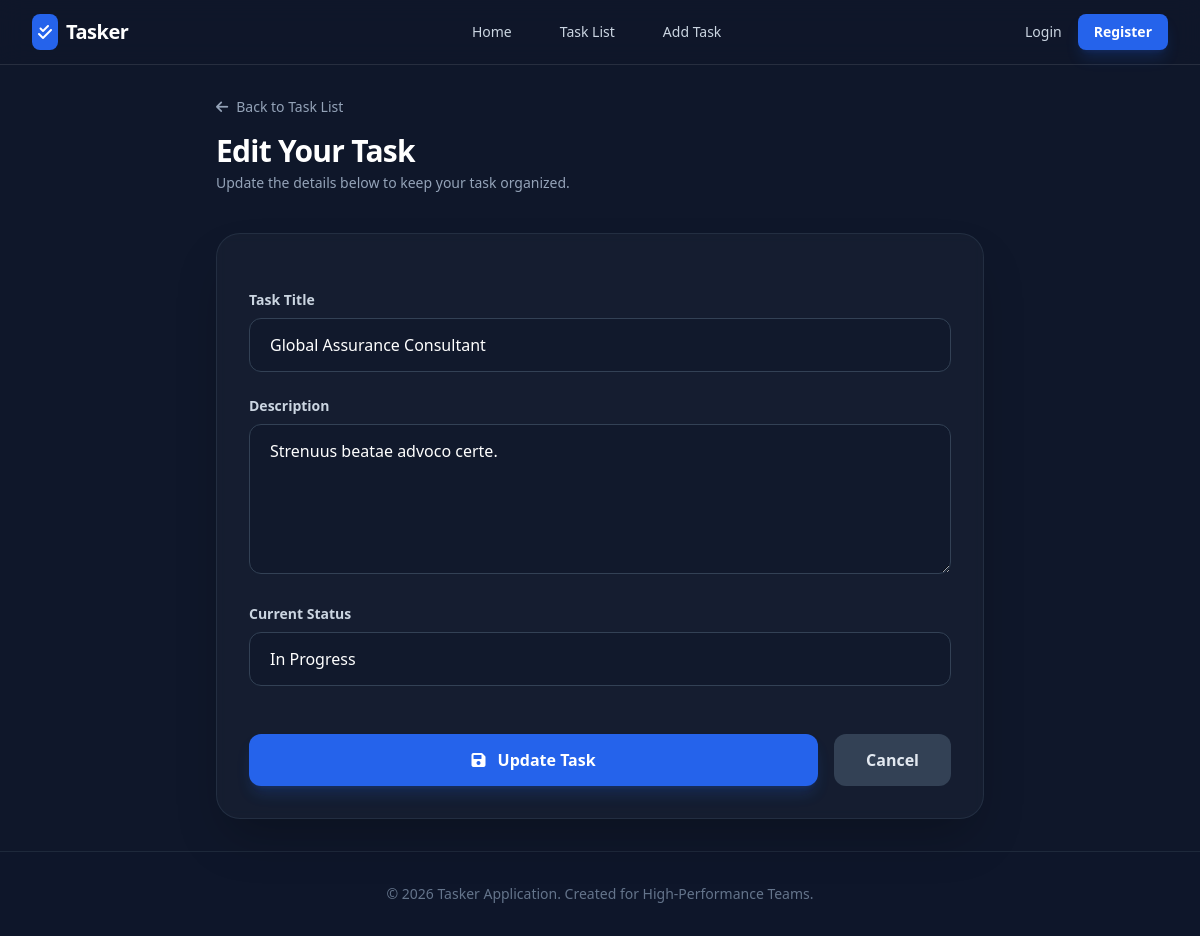
Page /edit-task/1/ on the earlier database version.
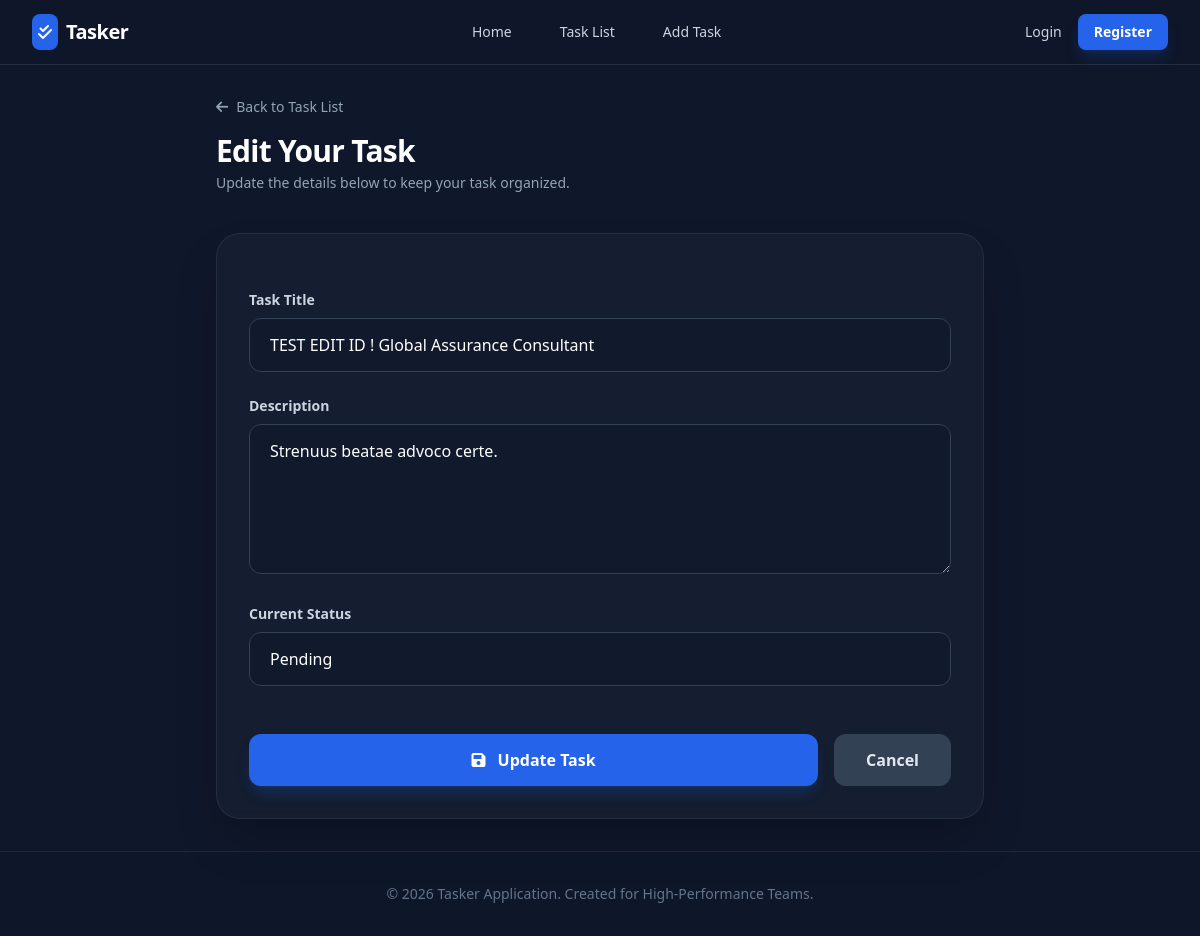
Same page on the later database version.
### tasks/models.py (models this page shows)
class ToDoModel(models.Model):
    title = models.CharField(max_length=120)
    description = models.CharField(max_length=120)
    status_type = [
        ("Pending", "Pending"),
        ("InProgress", "InProgress"),
        ("Completed", "Completed"),
    ]
    status = models.CharField(choices=status_type, max_length=20)
    deadline = models.DateField( null=True, blank=True)

### tasks/views.py (the view, shortened to what this page needs)
# urls.py: path("edit-task/<str:edit_id>/", edit_task, name="edit_task"),
def edit_task(request, edit_id):
    edited_task=ToDoModel.objects.get(id=edit_id)
    dataPack ={
        'task':edited_task
    }
    return render(request, "edit_task.html", dataPack)

### tasks/templates/edit_task.html (shortened to what this page needs)
{% extends 'master/base.html' %}
{% block content %}
<div class="max-w-3xl mx-auto">
    <div class="mb-10">
        <a href="{% url 'task_list_page' %}" class="text-slate-400 hover:text-blue-400 text-sm font-medium flex items-center transition-colors mb-4">
            <i class="fas fa-arrow-left mr-2"></i> Back to Task List
        </a>
        <h1 class="text-3xl font-extrabold text-white tracking-tight">Edit Your Task</h1>
        <p class="text-slate-400 mt-1 text-sm">Update the details below to keep your task organized.</p>
    </div>
    <div class="bg-slate-800/40 border border-slate-700/50 rounded-3xl p-8 shadow-2xl backdrop-blur-sm">
        <form method="POST" action="{% url 'edit_task' task.id %}" class="space-y-6">
            <div>
                <label for="title" class="block text-sm font-semibold text-slate-300 mb-2">Task Title</label>
                <input type="text" name="title" id="title" value="{{ task.title }}" required
                       class="w-full px-5 py-3.5 bg-slate-900/50 border border-slate-700 rounded-xl text-white focus:outline-none focus:border-blue-500 focus:ring-2 focus:ring-blue-500/20 transition-all placeholder:text-slate-600">
            </div>
            <div>
                <label for="description" class="block text-sm font-semibold text-slate-300 mb-2">Description</label>
                <textarea name="description" id="description" rows="5" required
                          class="w-full px-5 py-3.5 bg-slate-900/50 border border-slate-700 rounded-xl text-white focus:outline-none focus:border-blue-500 focus:ring-2 focus:ring-blue-500/20 transition-all placeholder:text-slate-600">{{ task.description }}</textarea>
            </div>
            <div>
                <label for="status" class="block text-sm font-semibold text-slate-300 mb-2">Current Status</label>
                <select name="status" id="status"
                        class="w-full px-5 py-3.5 bg-slate-900/50 border border-slate-700 rounded-xl text-white focus:outline-none focus:border-blue-500 transition-all appearance-none cursor-pointer">
                    <option value="Pending" {% if task.status == 'Pending' %}selected{% endif %}>Pending</option>
                    <option value="InProgress" {% if task.status == 'InProgress' %}selected{% endif %}>In Progress</option>
                </select>
            </div>
            <div class="pt-6 flex items-center gap-4">
                <button type="submit" class="flex-1 bg-blue-600 hover:bg-blue-500 text-white font-bold py-3.5 rounded-xl transition-all shadow-lg shadow-blue-600/20 active:scale-[0.98]">
                    <i class="fas fa-save mr-2"></i> Update Task
                </button>
                <a href="{% url 'task_list_page' %}" class="px-8 py-3.5 bg-slate-700 hover:bg-slate-600 text-slate-200 font-bold rounded-xl transition-all">
                    Cancel
                </a>
            </div>
        </form>
    </div>
</div>
{% endblock %}

Differences in the rows shown:
changed ToDoModel "Strenuus beatae advoco certe.": title "Global Assurance Consultant" → "TEST EDIT ID ! Global Assurance Consultant"; status "In Progress" → "Pending"
